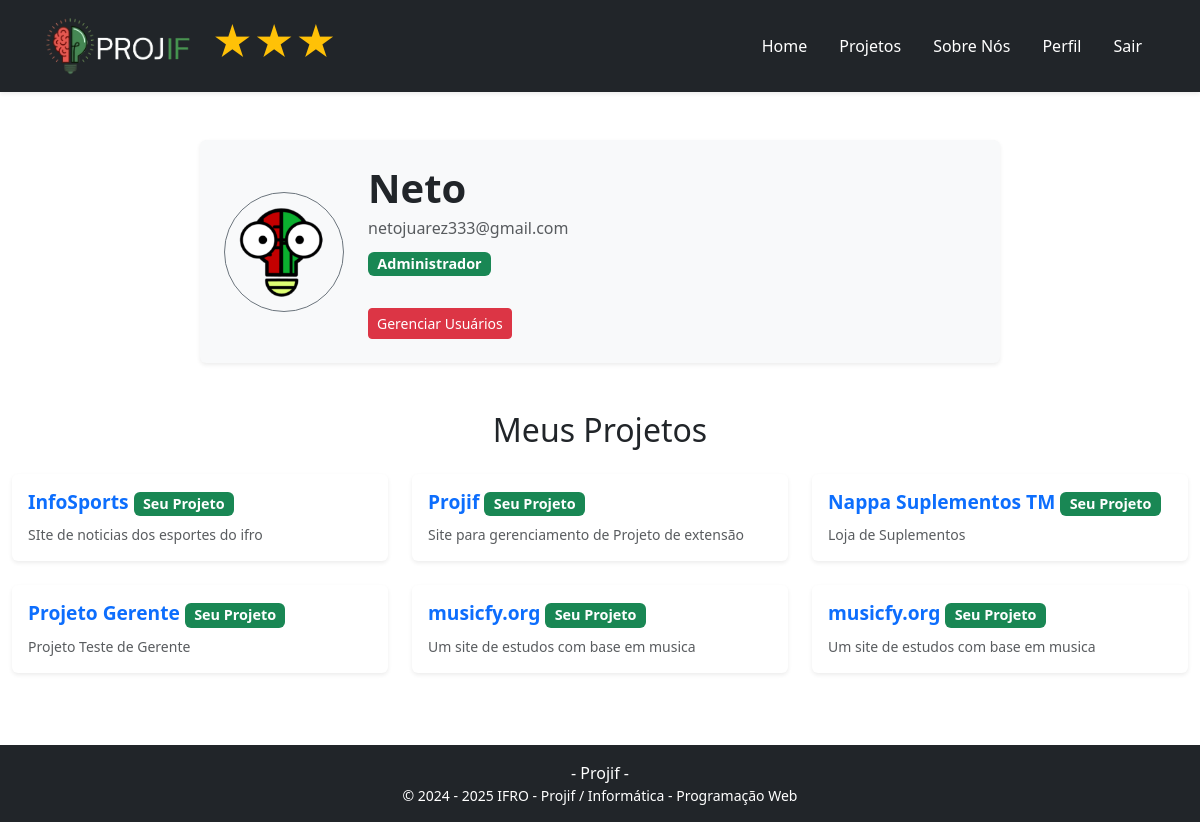
/usuario (signed in), run on the app's committed database.
### tables this page shows
CREATE TABLE `usuarios` (
  `id` int(11) NOT NULL,
  `nome` varchar(100) NOT NULL,
  `email` varchar(100) NOT NULL,
  `senha` varchar(255) NOT NULL,
  `cargo_id` int(11) NOT NULL DEFAULT 3
);

CREATE TABLE `projetos` (
  `id` int(255) NOT NULL,
  `title` varchar(255) NOT NULL,
  `description` varchar(255) NOT NULL,
  `texto` text NOT NULL,
  `data_inicio` date DEFAULT NULL,
  `status` varchar(1) NOT NULL,
  `usuario_id` int(255) NOT NULL,
  `Tecnologias` varchar(255) NOT NULL,
  `banner` varchar(255) DEFAULT NULL
);

CREATE TABLE `projeto_participantes` (
  `id` int(11) NOT NULL,
  `projeto_id` int(11) NOT NULL,
  `usuario_id` int(11) NOT NULL,
  `status` enum('pendente','aprovado') DEFAULT 'pendente'
);

### app/controllers/usuarioController.php (called while the page is built, shortened)
<?php
class UsuarioController extends Controller
{
    public function perfil()
    {
        $usuario = Usuario::buscarPorId($_SESSION['usuario_id']);
        View::render('auth/usuario', ['usuario_nome' => $usuario['nome']]);
    }
}

### public/index.php (called while the page is built, shortened)
<?php
$url = $_GET['url'] ?? '/';
Router::dispatch($url);

### app/models/usuario.php (called while the page is built, shortened)
<?php
class Usuario
{
public static function buscarPorId($id)
{
    $pdo = Conexao::getConexao();
    $sql = "SELECT * FROM usuarios WHERE id = :id";
    $stmt = $pdo->prepare($sql);
    $stmt->bindParam(':id', $id, PDO::PARAM_INT);
    $stmt->execute();
    return $stmt->fetch(PDO::FETCH_ASSOC);
}
}

### app/models/projeto.php (called while the page is built, shortened)
<?php
class Projeto extends Model
{
     public static function buscarPorUsuario($usuario_id) {
        $db = Conexao::getConexao();
        $stmt = $db->prepare("SELECT * FROM projetos WHERE usuario_id = :usuario_id");
        $stmt->bindParam(":usuario_id", $usuario_id, PDO::PARAM_INT);
        $stmt->execute();
        return $stmt->fetchAll();
    }
    public static function buscarProjetosPorParticipacao($usuario_id)
{
    $pdo = Conexao::getConexao();
    $sql = "SELECT p.*, pp.status
            FROM projetos p
            INNER JOIN projeto_participantes pp ON p.id = pp.projeto_id
            WHERE pp.usuario_id = :usuario_id";
    $stmt = $pdo->prepare($sql);
    $stmt->bindParam(':usuario_id', $usuario_id, PDO::PARAM_INT);
    $stmt->execute();
    return $stmt->fetchAll(PDO::FETCH_ASSOC);
}
}

### app/views/auth/usuario.php (the view, shortened to what this page needs)
<?php
$usuario = Usuario::buscarPorId($_SESSION['usuario_id']);
$usuario_nome = $usuario['nome'] ?? 'Usuário';
$usuario_email = $usuario['email'] ?? 'E-mail não disponível';
?>
<!DOCTYPE html>
<html lang="pt-BR">
<head>
    <link rel="stylesheet" href="<?= URL ?>/bootstrap/css/bootstrap.min.css">
</head>
<body>
    <?php include './../app/views/partial/header.php'; ?>
    <div class="container-fluid py-5">
        <div class="profile-header d-flex flex-column flex-md-row align-items-center gap-4 p-4 bg-light rounded shadow-sm">
            <img src="public/assets/img/ProjifUsuario.png" alt="Avatar do Usuário" class="profile-avatar rounded-circle border border-secondary mb-3 mb-md-0">
            <div>
                <h1 class="fw-bold text-dark mb-1"><?= htmlspecialchars($usuario_nome) ?></h1>
                <p class="text-muted mb-1"><?= htmlspecialchars($usuario_email) ?></p>
                <?php if ($usuario_cargo == 1): ?>
                    <p class="badge bg-success text-white badge-custom mt-2">Administrador</p>
                <?php elseif ($usuario_cargo == 2): ?>
                    <p class="badge bg-primary text-white badge-custom mt-2">Gerente</p>
                <?php else: ?>
                    <p class="badge bg-secondary text-white badge-custom mt-2">Usuário</p>
                <?php endif; ?>
                <?php if ($usuario_cargo == 1): ?>
                    <div class="mt-3">
                        <a href="<?= URL ?>admin/usuarios" class="btn btn-danger btn-sm">Gerenciar Usuários</a>
                    </div>
                <?php endif; ?>
            </div>
        </div>
        <h2 class="mt-5 mb-4 text-center">Meus Projetos</h2>
        <div class="row gx-4">
            <?php
            $projetosCriados = Projeto::buscarPorUsuario($_SESSION['usuario_id']);
            $projetosParticipando = Projeto::buscarProjetosPorParticipacao($_SESSION['usuario_id']);
            $projetos = array_merge($projetosCriados, $projetosParticipando);
            $projetos = array_map("unserialize", array_unique(array_map("serialize", $projetos)));
            if (!empty($projetos)):
                foreach ($projetos as $projeto):
                    $status = "";
                    if ($projeto['usuario_id'] == $_SESSION['usuario_id']) {
                        $status = "<span class='badge bg-success'>Seu Projeto</span>";
                    }
            ?>
            <div class="col-lg-4 col-md-6 col-sm-12 mb-4">
                <a href="<?= URL ?>projeto/<?= $projeto['id'] ?>" class="text-decoration-none">
                    <div class="card shadow-sm border-0 h-100 hover-card">
                        <div class="card-body">
                            <h6 class="card-title text-primary fw-bold">
                                <?= htmlspecialchars($projeto['title']) ?> <?= $status ?>
                            </h6>
                            <p class="card-text text-muted small">
                                <?= nl2br(htmlspecialchars($projeto['description'])) ?>
                            </p>
                        </div>
                    </div>
                </a>
            </div>
            <?php endforeach;
            endif; ?>
        </div>
    </div>
    <?php include './../app/views/partial/footer.php'; ?>
</body>
</html>

### app/core/router.php (shortened to what this page needs)
<?php
class Router
{
    private static $routes = [];
    public static function get($route, $controller)
    {
        $route = preg_replace('/{(\w+)}/', '(?P<\1>[^/]+)', trim($route, '/'));
        self::$routes['GET'][$route] = $controller;
    }
    public static function post($route, $controller)
    {
        $route = preg_replace('/{(\w+)}/', '(?P<\1>[^/]+)', trim($route, '/'));
        self::$routes['POST'][$route] = $controller;
    }
    public static function dispatch($url)
    {
        $url = trim(parse_url($url, PHP_URL_PATH), '/');
        $method = $_SERVER['REQUEST_METHOD'];
        foreach (self::$routes[$method] as $route => $controller) {
            if (preg_match("#^$route$#", $url, $matches)) {
                $params = array_filter($matches, 'is_string', ARRAY_FILTER_USE_KEY);
                [$controller, $method] = explode('@', $controller);
                $controller = "App\\Controllers\\$controller";
                if (class_exists($controller) && method_exists($controller, $method)) {
                    call_user_func_array([new $controller, $method], $params);
                    return;
                }
            }
        }
    }
}

### app/views/auth/usuario.php (style rules this page uses)
.profile-header { max-width: 800px; margin: 0 auto; }
.profile-avatar { width: 120px; height: 120px; object-fit: cover; }
.card-title { font-size: 1.2rem; }
.hover-card { transition: transform 0.3s ease, box-shadow 0.3s ease; }
.badge-custom { font-size: 0.9rem; }

### data on the page
usuarios: nome "Neto", email "netojuarez333@gmail.com"
projetos: title "InfoSports", shows "Seu Projeto", description "SIte de noticias dos esportes do ifro"
projetos: title "Projif", shows "Seu Projeto", description "Site para gerenciamento de Projeto de extensão"
projetos: title "Nappa Suplementos TM", shows "Seu Projeto", description "Loja de Suplementos"
projetos: title "Projeto Gerente", shows "Seu Projeto", description "Projeto Teste de Gerente"
projetos: title "musicfy.org", shows "Seu Projeto", description "Um site de estudos com base em musica"
projeto_participantes: projeto.title "musicfy.org", projeto.description "Um site de estudos com base em musica"
